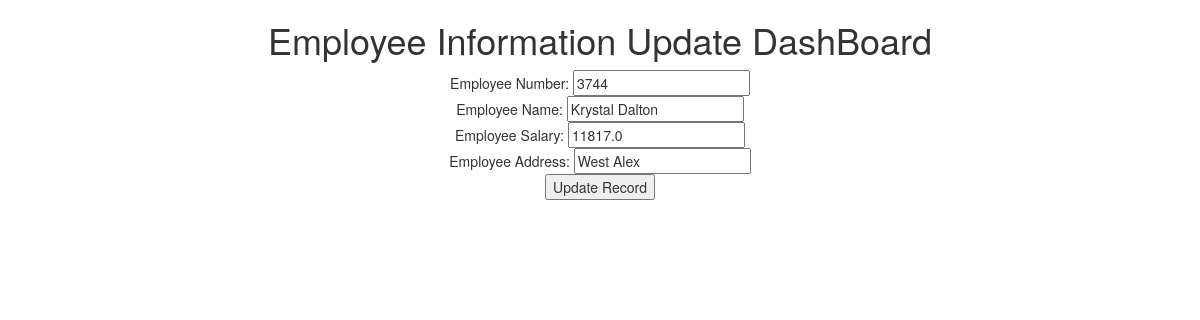
Screenshot of /update/1 with the database file from the repository.
### testapp/models.py (models this page shows)
class Employee(models.Model):
    eno = models.IntegerField()
    ename =models.CharField(max_length=64)
    esal = models.FloatField()
    eaddr = models.CharField(max_length=256)

### testapp/views.py (the view)
# urls.py: path('update/<int:id>', views.update_view,name="update_view"),
def update_view(request,id):
    employee = Employee.objects.get(id=id)
    if request.method == 'POST':
        form = EmployeeForm(request.POST,instance=employee)
        if form.is_valid():
            form.save()
        return redirect('/')
    return render(request, 'testapp/update.html',{'employee':employee})

### templates/testapp/update.html (shortened to what this page needs)
<!DOCTYPE html>
{%extends 'testapp/base.html'%}
        {%block body_block%}
        <h1>Employee Information Update DashBoard</h1>
        <form action="" method="post">
            Employee Number: <input type="text" name="eno" value="{{employee.eno}}"><br>
            Employee Name: <input type="text" name="ename" value="{{employee.ename}}"><br>
            Employee Salary: <input type="text" name="esal" value="{{employee.esal}}"><br>
            Employee Address: <input type="text" name="eaddr" value="{{employee.eaddr}}"><br>
            <input type="submit" name="" value="Update Record">
        </form>
        {%endblock%}

### rows the page displays
Employee: eno "3744", ename "Krystal Dalton", esal "11817.0", eaddr "West Alex"
